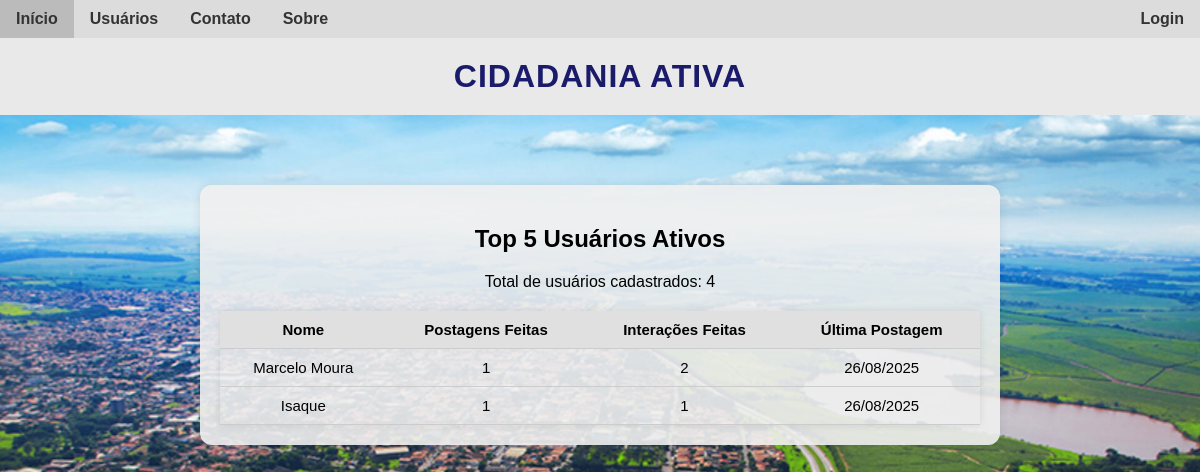
The page /usuarios on the database its author committed.
### atividadeextensionista2/models.py (models this page shows, shortened)
class Usuario(database.Model, UserMixin):
    __tablename__ = 'usuario'
    id = database.Column(database.Integer, primary_key=True)
    username = database.Column(database.String, nullable=False)
    email = database.Column(database.String, nullable=False, unique=True)
    senha = database.Column(database.String, nullable=False)
    problemas = database.relationship('Problema', backref='autor', lazy=True)
    validacoes = database.relationship('Validacao', backref='usuario', lazy=True)

class Problema(database.Model):
    __tablename__ = 'problema'
    id = database.Column(database.Integer, primary_key=True)
    titulo = database.Column(database.String, nullable=False)
    descricao = database.Column(database.Text, nullable=False)
    endereco = database.Column(database.String, nullable=False)
    imagem = database.Column(database.String, default='sem_imagem.jpg')
    data_criacao = database.Column(database.DateTime, default=datetime.utcnow)
    status = database.Column(database.String, default='ativo')
    id_usuario = database.Column(database.Integer, database.ForeignKey('usuario.id'), nullable=False)
    validacoes = database.relationship(
        'Validacao',
        backref='problema',
        lazy=True,
        cascade='all, delete-orphan'  # Remove as validações quando o problema é excluído
    )

### atividadeextensionista2/routes.py (the view)
@app.route('/usuarios')
def usuarios():
    todos_usuarios = Usuario.query.all()
    usuarios_com_post = [u for u in todos_usuarios if u.problemas]
    top_usuarios = sorted(
        usuarios_com_post,
        key=lambda u: max(p.data_criacao for p in u.problemas),
        reverse=True
    )[:5]
    total_cadastrados = len(todos_usuarios)
    return render_template("usuarios.html", top_usuarios=top_usuarios, total=total_cadastrados)

### atividadeextensionista2/templates/usuarios.html (shortened to what this page needs)
{% extends "base.html" %}
{% block content %}
<main class="fundo-cinza" style="max-width: 800px; margin: 40px auto;">
    <h2 style="text-align: center;">Top 5 Usuários Ativos</h2>
    <p style="text-align: center;">Total de usuários cadastrados: {{ total }}</p>
    <table class="tabela-usuarios">
        <thead>
            <tr>
                <th>Nome</th>
                <th>Postagens Feitas</th>
                <th>Interações Feitas</th>
                <th>Última Postagem</th>
            </tr>
        </thead>
        <tbody>
            {% for usuario in top_usuarios %}
                <tr>
                    <td>{{ usuario.username }}</td>
                    <td>{{ usuario.problemas | length }}</td>
                    <td>{{ usuario.validacoes | length }}</td>
                    <td>
                        {% set ultima_postagem = usuario.problemas | sort(attribute='data_criacao') | reverse | first %}
                        {{ ultima_postagem.data_criacao.strftime('%d/%m/%Y') }}
                    </td>
                </tr>
            {% endfor %}
        </tbody>
    </table>
</main>
{% endblock %}

### atividadeextensionista2/static/estilo.css (style rules this page uses)
html, body { margin: 0; font-family: Arial, sans-serif; background: url("../static/fundo.jpg") no-repeat center center fixed; background-size: cover; width: 100%; overflow-x: hidden; }
main { max-width: 1200px; margin: 20px auto; padding: 10px; }
.tabela-usuarios { width: 100%; margin-top: 20px; border-collapse: collapse; box-shadow: 0 0 8px rgba(0, 0, 0, 0.1); font-size: 15px; }
.tabela-usuarios th, .tabela-usuarios td { padding: 10px; text-align: center; border-bottom: 1px solid #ccc; }
.tabela-usuarios th { background-color: #e0e0e0; font-weight: bold; }
.fundo-cinza { background-color: rgba(240, 240, 240, 0.9); padding: 20px; border-radius: 12px; margin-bottom: 30px; box-shadow: 0 0 10px rgba(0,0,0,0.1); width: 100%; box-sizing: border-box; }

### rows shown on the page
Usuario: username "Marcelo Moura", problemas|length "1", validacoes|length "2"
Problema: data_criacao "26/08/2025"
Usuario: username "Isaque", problemas|length "1", validacoes|length "1"
Problema: data_criacao "26/08/2025"

### other values the page prints
{{ total }} "4"
